Frame 1 (no input): blank canvas, image omitted
Frame 60 (no input): blank canvas, image omitted
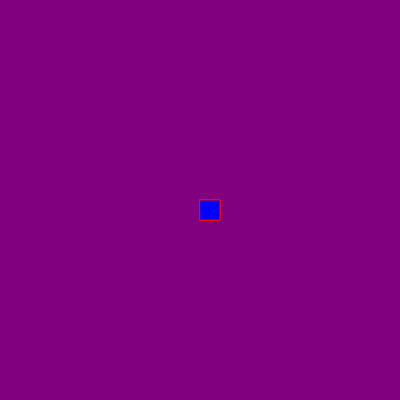
Frame 120 (the mouse pressed at the canvas centre since frame 60)

The p5.js sketch whose frames 1 and 60 were blank and that drew this single picture after the mouse press (run headless with seeded random() and noise() and a simulated clock; from frame 60 on, the mouse is pressed at the canvas centre):

// p5.js sketch
// ── sketch.js
function setup() {
    createCanvas(400,400);
    background("purple");
  }
  
  function draw(){
    stroke("red");
    fill("blue");
    
    if(mouseIsPressed) {
      rect(mouseX, mouseY, 20, 20);
    }
  }
